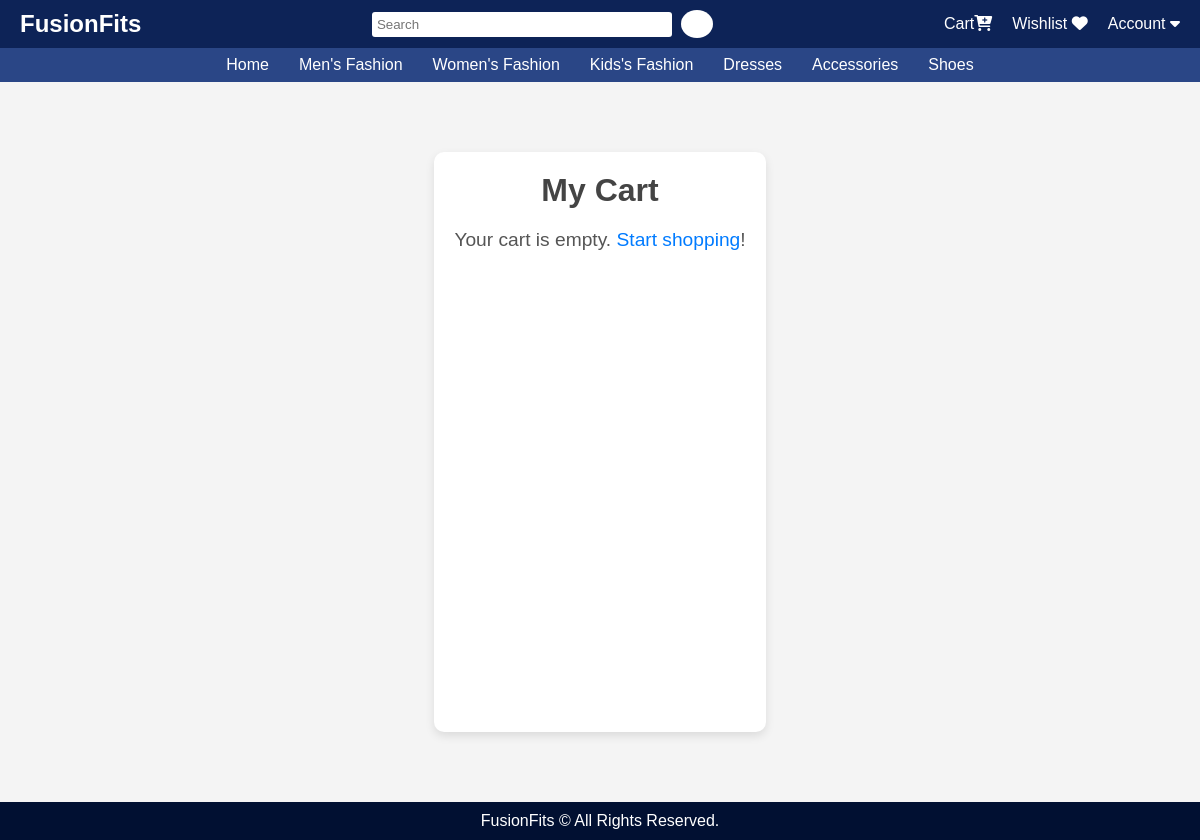
/cart (signed in), run on an earlier commit of the app's database.
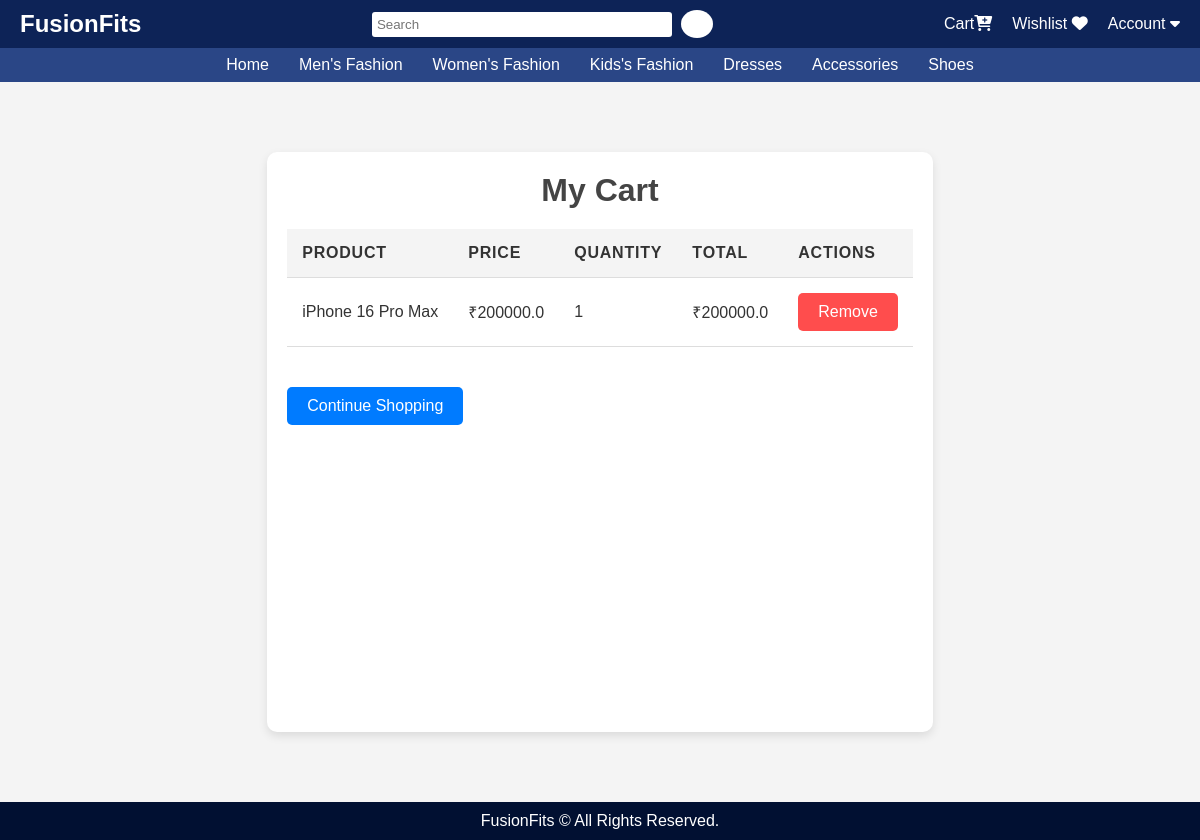
And on a later commit of the database.
### app/models.py (models this page shows, shortened)
class Cart(db.Model):
    __tablename__ = "cart"
    id = db.Column(db.Integer, primary_key=True)
    user_id = db.Column(db.Integer, db.ForeignKey("user.id"), nullable=False)
    product_id = db.Column(db.Integer, db.ForeignKey("product.id"), nullable=False)
    total_price = db.Column(db.Float, nullable=False)
    quantity = db.Column(db.Integer, nullable=False)
    product = db.relationship("Product", backref="cart_items")

class Product(db.Model):
    __tablename__ = 'product'
    id = db.Column(db.Integer, primary_key=True)
    name = db.Column(db.String(100), nullable=False)
    price = db.Column(db.Float, nullable=False)
    description = db.Column(db.String(255))
    category = db.Column(db.String(50))
    quantity = db.Column(db.Integer, nullable=False)
    manufacturer = db.Column(db.String(100))
    country_of_origin = db.Column(db.String(100))
    rating = db.Column(db.Float, nullable=True)
    discount = db.Column(db.Float, default=0.0)
    images = db.relationship('ProductImage', backref='product', lazy=True)

### app/views.py (the view)
@main.route('/cart')
@login_required
def cart():
    cart_items = Cart.query.filter_by(user_id=current_user.id).all()
    return render_template('cart.html', cart_items=cart_items)

### app/templates/cart.html (shortened to what this page needs)
<!DOCTYPE html>
<html lang="en">
<head>
    <link rel="stylesheet" href="{{ url_for('static', filename='cart.css') }}">
</head>
<body>
    {% extends "home.html" %}
    {% block content %}
    <div class="cart-container">
        <h1>My Cart</h1>
        {% if cart_items %}
            <table class="cart-table">
                <thead>
                    <tr>
                        <th>Product</th>
                        <th>Price</th>
                        <th>Quantity</th>
                        <th>Total</th>
                        <th>Actions</th>
                    </tr>
                </thead>
                <tbody>
                    {% for item in cart_items %}
                    <tr>
                        <td>{{ item.product.name }}</td>
                        <td>₹{{ item.product.price }}</td>
                        <td>{{ item.quantity }}</td>
                        <td>₹{{ item.total_price }}</td>
                        <td>
                            <form action="/remove_from_cart" method="POST" style="display: inline;">
                                <button type="submit" class="remove-btn">Remove</button>
                            </form>
                        </td>
                    </tr>
                    {% endfor %}
                </tbody>
            </table>
            <a href="/" class="continue-shopping-btn">Continue Shopping</a>
        {% else %}
            <p>Your cart is empty. <a href="/">Start shopping</a>!</p>
        {% endif %}
    </div>
    {% endblock %}

What changed in the data, as far as the page shows it:
added Cart: product.name "iPhone 16 Pro Max", product.price "200000.0", quantity "1", total_price "200000.0"
Also different on the page:
text no longer shown: "Your cart is empty. Start shopping !"
text now shown: "PRODUCT PRICE QUANTITY TOTAL ACTIONS Continue Shopping"
